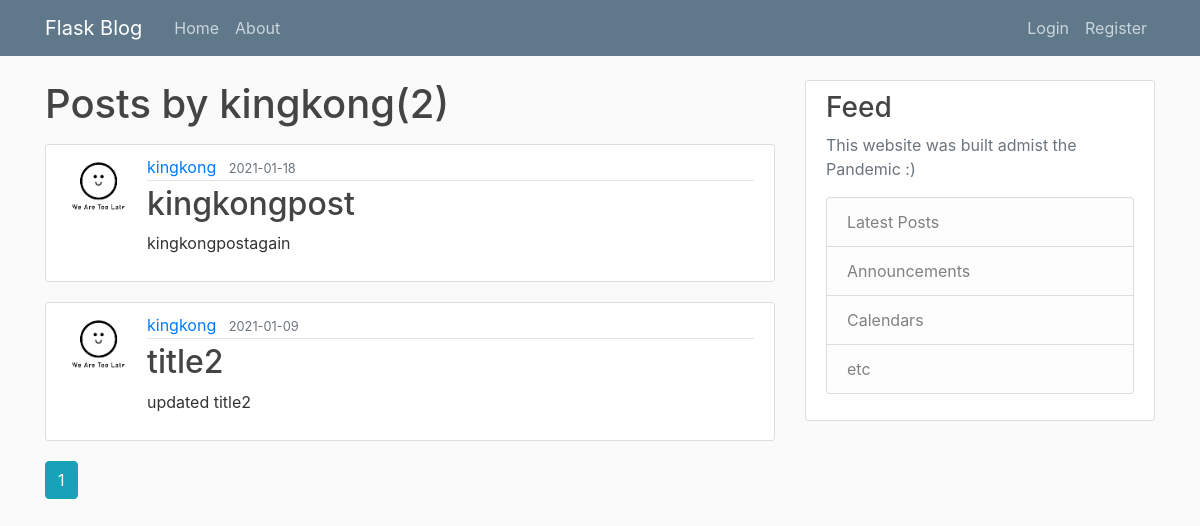
Screenshot of /user/kingkong with the database file from the repository.
### flaskapp/db_models.py (models this page shows, shortened)
class User(db.Model, UserMixin):
    id = db.Column(db.Integer, primary_key = True)
    username = db.Column(db.String(17), unique = True, nullable = False)
    email = db.Column(db.String(100), unique = True, nullable = False)
    image_file = db.Column(db.String(20), nullable = False, default = 'default.jpg')
    password = db.Column(db.String(60), nullable = False)
    posts = db.relationship('Post', backref='author', lazy = True) #Post here is the class Post

class Post(db.Model):
    id = db.Column(db.Integer, primary_key = True)
    title = db.Column(db.String(100), nullable = False)
    date_posted = db.Column(db.DateTime(), nullable = False, default=datetime.utcnow)
    content = db.Column(db.Text, nullable = False)
    user_id = db.Column(db.Integer, db.ForeignKey('user.id')) #user here is the class User - User.id

### flaskapp/users/routes.py (the view)
@users.route("/user/<string:username>")
def user_posts(username):
    page = request.args.get('page',1,type=int)
    user = User.query.filter_by(username=username).first_or_404()
    posts = Post.query.filter_by(author=user)\
        .order_by(Post.date_posted.desc())\
        .paginate(page = page, per_page=7)
    return render_template('user_posts.html', posts=posts, user=user)

### flaskapp/templates/user_posts.html
{% extends "layout.html" %}
{% block content %}
    <h1 class="mb-3">Posts by {{ user.username }}({{posts.total}})</h1>
    {% for post in posts.items %}
        <article class="media content-section">
          <img class = "rounded-circle article-img" src="{{url_for('static',filename='profilepics/'+post.author.image_file)}}">
          <div class="media-body">
            <div class="article-metadata">
              <a class="mr-2" href="{{url_for('users.user_posts',username=post.author.username)}}">{{ post.author.username }}</a>
              <small class="text-muted">{{ post.date_posted.strftime('%Y-%m-%d') }}</small>
            </div>
            <h2><a class="article-title" href="{{url_for('posts.post', post_id = post.id)}}">{{ post.title }}</a></h2>
            <p class="article-content">{{ post.content }}</p>
          </div>
        </article>
    {% endfor %}
    {% for page_num in posts.iter_pages(left_edge=1, right_edge=1, left_current=1, right_current=2) %}
      {% if page_num %}
        {% if posts.page == page_num %}
          <a class ="btn btn-info mb-4" href = "{{ url_for('users.user_posts', username=user.username, page=page_num) }}" > {{page_num}}</a>
        {% else %}
          <a class ="btn btn-outline-info mb-4" href = "{{url_for('users.user_posts', username=user.username, page=page_num) }}" > {{page_num}}</a>
        {% endif %}
      {% else %}
        ...
      {% endif %}
    {% endfor %}
{% endblock content %}

### flaskapp/static/main.css (style rules this page uses)
body { background: #fafafa; color: #333333; margin-top: 5rem; }
h1, h2, h3, h4, h5, h6 { color: #444444; }
.content-section { background: #ffffff; padding: 10px 20px; border: 1px solid #dddddd; border-radius: 3px; margin-bottom: 20px; }
.article-title { color: #444444; }
.article-content { white-space: pre-line; }
.article-img { height: 65px; width: 65px; margin-right: 16px; }
.article-metadata { padding-bottom: 1px; margin-bottom: 4px; border-bottom: 1px solid #e3e3e3 }

### rows the page displays
User: username "kingkong"
Post: image_file (placeholder picture), author.username "kingkong", date_posted "2021-01-18", title "kingkongpost", content "kingkongpostagain"
Post: image_file (placeholder picture), author.username "kingkong", date_posted "2021-01-09", title "title2", content "updated title2"

### other values shown
{{ posts.total }} "2"
{{ page_num }} "1"
